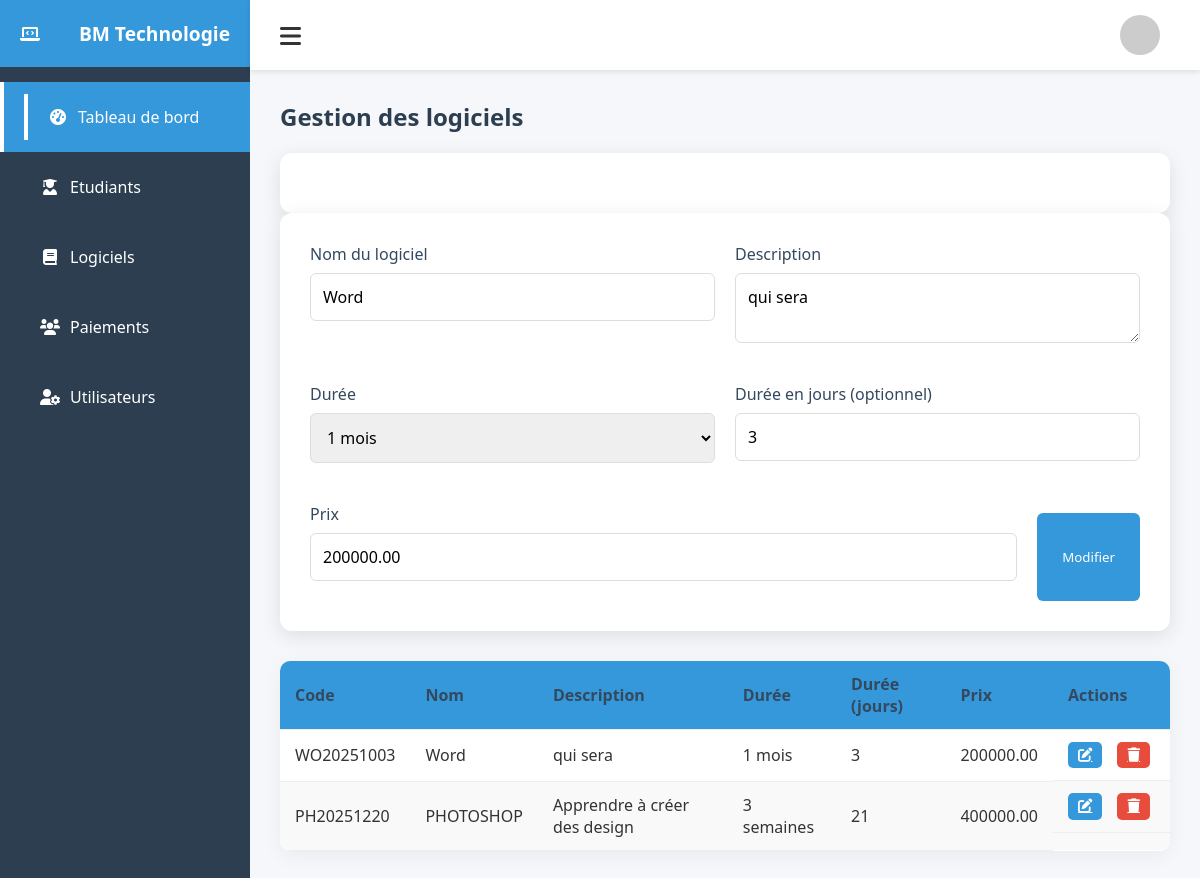
The page /gestion_logiciel/4/ (signed in) on the database its author committed.
### Gestion_panel/models.py (models this page shows, shortened)
class Logiciel(models.Model):
    code_logiciel = models.CharField(max_length=20, unique=True, blank=True)
    nom = models.CharField(max_length=255)
    description = models.TextField(null=True, blank=True)
    duree = models.CharField(max_length=20, choices=DUREE_CHOICES, default='indefini')
    duree_jours = models.IntegerField(null=True, blank=True)
    prix = models.DecimalField(max_digits=10, decimal_places=2, default=0.00)

### Gestion_panel/views.py (the view, shortened to what this page needs)
# urls.py: path('gestion_logiciel/', views.gestion_logiciel, name="gestion_logiciel"),  # page d'accueil de l'app
def gestion_logiciel(request, logiciel_id=None):
    if logiciel_id:
        logiciel = get_object_or_404(Logiciel, id=logiciel_id)
        context = {"logiciel": logiciel, "logiciels": Logiciel.objects.all()}
    else:
        context = {"logiciels": Logiciel.objects.all()}
    return render(request, 'logiciel.html', context)

### Gestion_panel/context_processors.py (called while the page is built)
def current_user(request):
    user_id = request.session.get('user_id')
    if user_id:
        try:
            user = Utilisateur.objects.get(id=user_id)
            return {'current_user': user}
        except Utilisateur.DoesNotExist:
            return {}
    return {}

### Gestion_panel/Templates/logiciel.html (shortened to what this page needs)
{% extends "AdminPanel.html" %}
{% block content %}
<div class="page-title">
    <h2>Gestion des logiciels</h2>
</div>
<div class="form-container">
</div>
<div class="form-container">
    <form method="POST" action="{% if logiciel %}{% url 'modifier_logiciel' logiciel.id %}{% else %}{% url 'gestion_logiciel' %}{% endif %}">
        <div class="form-group">
            <label for="nom">Nom du logiciel</label>
            <input type="text" name="nom" id="nom" placeholder="Nom du logiciel"
                   value="{{ logiciel.nom|default:'' }}" required>
        </div>
        <div class="form-group">
            <label for="description">Description</label>
            <textarea name="description" id="description" placeholder="Description du logiciel">{{ logiciel.description|default:'' }}</textarea>
        </div>
        <div class="form-group">
            <label for="duree">Durée</label>
            <select name="duree" id="duree">
                <option value="1mois" {% if logiciel and logiciel.duree == '1mois' %}selected{% endif %}>1 mois</option>
            </select>
        </div>
        <div class="form-group">
            <label for="duree_jours">Durée en jours (optionnel)</label>
            <input type="number" name="duree_jours" id="duree_jours" placeholder="Ex: 30"
                   value="{{ logiciel.duree_jours|default:'' }}">
        </div>
        <div class="form-group">
            <label for="prix">Prix</label>
            <input type="number" step="0.01" name="prix" id="prix" placeholder="Ex: 150.00"
                   value="{{ logiciel.prix|default:'' }}">
        </div>
        <button type="submit" class="btn btn-success">
            {% if logiciel %}Modifier{% else %}Enregistrer{% endif %}
        </button>
    </form>
</div>
<div class="table-container">
    <table>
        <thead>
            <tr>
                <th>Code</th>
                <th>Nom</th>
                <th>Description</th>
                <th>Durée</th>
                <th>Durée (jours)</th>
                <th>Prix</th>
                <th>Actions</th>
            </tr>
        </thead>
        <tbody>
            {% for logiciel in logiciels %}
            <tr>
                <td>{{ logiciel.code_logiciel }}</td>
                <td>{{ logiciel.nom }}</td>
                <td>{{ logiciel.description|default:"-" }}</td>
                <td>{{ logiciel.get_duree_display }}</td>
                <td>{{ logiciel.duree_jours|default:"-" }}</td>
                <td>{{ logiciel.prix|default:"-" }}</td>
                <td class="action-buttons">
                    <a href="{% url 'modifier_logiciel' logiciel.id %}" class="btn btn-primary" title="Modifier">
                        <i class="fas fa-edit"></i>
                    </a>
                    <a href="{% url 'supprimer_logiciel' logiciel.id %}" class="btn btn-danger" title="Supprimer"
                       onclick="return confirm('Voulez-vous vraiment supprimer ce logiciel ?')">
                        <i class="fas fa-trash"></i>
                    </a>
                </td>
            </tr>
            {% empty %}
            <tr>
                <td colspan="7" style="text-align:center;">Aucun logiciel trouvé</td>
            </tr>
            {% endfor %}
        </tbody>
    </table>
</div>
{% endblock %}

### Gestion_panel/static/css/style.css (style rules this page uses)
:root { --primary: #3498db; --secondary: #2c3e50; --success: #2ecc71; --warning: #f39c12; --danger: #e74c3c; --light: #ecf0f1; --dark: #34495e; }
* { margin: 0; padding: 0; box-sizing: border-box; font-family: 'Segoe UI', Tahoma, Geneva, Verdana, sans-serif; }
body { background-color: #f5f7fa; color: #333; }
.page-title { margin-bottom: 20px; color: var(--secondary); display: flex; justify-content: space-between; align-items: center; }
.table-container { background: white; border-radius: 8px; overflow: hidden; box-shadow: 0 2px 10px rgba(0,0,0,0.05); }
table { width: 100%; border-collapse: collapse; }
thead { background: var(--light); }
th, td { padding: 15px; text-align: left; border-bottom: 1px solid #eee; }
th { font-weight: 600; color: var(--dark); }
.form-container { background: white; border-radius: 8px; padding: 25px; box-shadow: 0 2px 10px rgba(0,0,0,0.05); }
.form-group { margin-bottom: 20px; }
label { display: block; margin-bottom: 8px; font-weight: 500; color: var(--dark); }
input, select, textarea { width: 100%; padding: 12px; border: 1px solid #ddd; border-radius: 4px; font-size: 1rem; transition: border 0.3s; }
.btn { padding: 12px 20px; border: none; border-radius: 4px; cursor: pointer; font-weight: 500; transition: all 0.3s; }
.btn-primary { background: var(--primary); color: white; }
.btn-success { background: var(--success); color: white; }
.btn-danger { background: var(--danger); color: white; }
.action-buttons { display: flex; gap: 10px; }
.form-container { background: #fff; padding: 30px; border-radius: 12px; box-shadow: 0 5px 20px rgba(0,0,0,0.1); transition: all 0.3s ease; }
.form-container form { display: flex; flex-wrap: wrap; gap: 20px; }
.form-group { flex: 1 1 calc(50% - 20px); display: flex; flex-direction: column; }
textarea { resize: vertical; }
input, textarea, select { width: 100%; padding: 12px; border: 1px solid #ddd; border-radius: 6px; transition: all 0.3s ease; }
.btn-success { background-color: #3498db; color: #fff; padding: 12px 25px; border: none; border-radius: 6px; cursor: pointer; transition: all 0.3s ease; margin-top: 10px; }
.table-container { overflow-x: auto; margin-top: 30px; border-radius: 10px; box-shadow: 0 5px 20px rgba(0,0,0,0.05); }
table { width: 100%; border-collapse: collapse; background: #fff; min-width: 700px; }
th, td { padding: 12px 15px; text-align: left; border-bottom: 1px solid #eee; }
thead { background: #3498db; color: #fff; }
tr:nth-child(even) { background: #f9f9f9; }
.action-buttons .btn { padding: 6px 10px; font-size: 0.9rem; border-radius: 5px; margin-right: 5px; transition: all 0.2s ease; display: inline-flex; align-items: center; justify-content: center; }

### rows shown on the page
Logiciel: nom "Word", description "qui sera", duree "1 mois", duree_jours "3", prix "200000.00", code_logiciel "WO20251003"
Logiciel: code_logiciel "PH20251220", nom "PHOTOSHOP", description "Apprendre à créer des design", duree "3 semaines", duree_jours "21", prix "400000.00"
